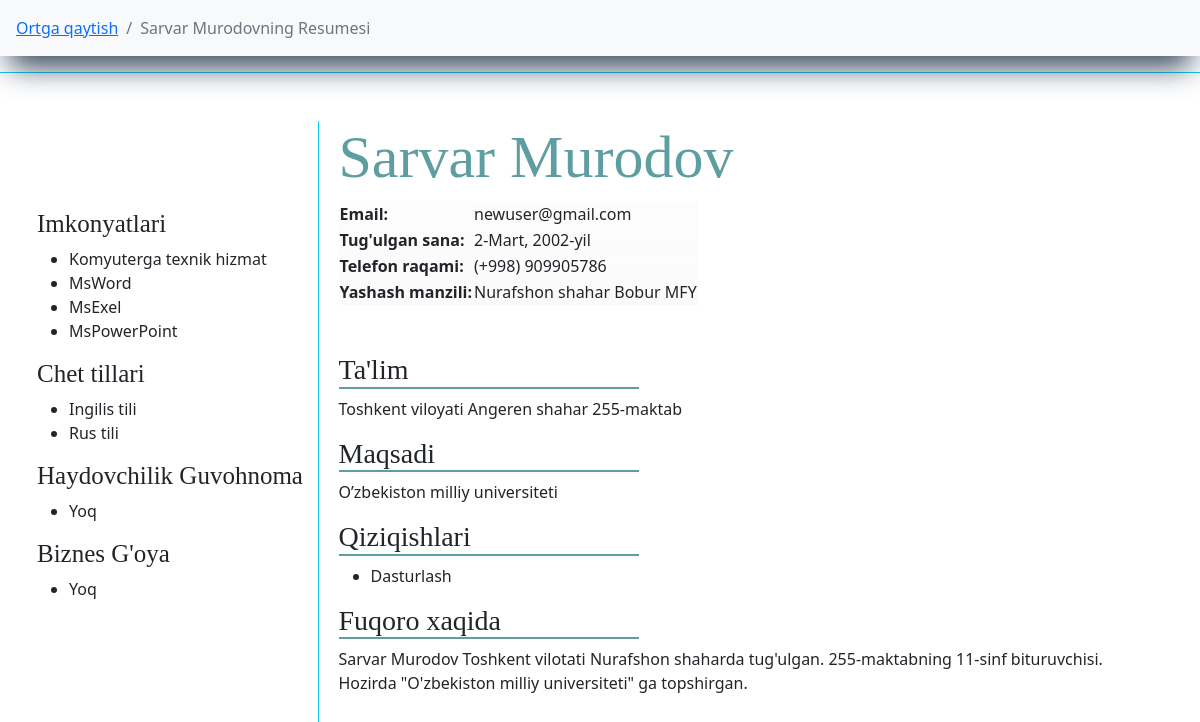
/bitiruvchilar/tuman/maktab/bitiruvchi/2/ (signed in), run on the app's committed database.
### main/models.py (models this page shows, shortened)
class Bitiruvchi(models.Model):
    f_name = models.CharField(max_length=l, verbose_name="F.I.Sh")
    t_sana = models.DateField(verbose_name="Tug'ulgan sana")
    phone = models.CharField(max_length=9, verbose_name="(+998) ")
    email = models.EmailField(max_length=l, verbose_name="E-Pochta", null=True)
    tuman = models.ForeignKey(TumanVaShahar, on_delete=models.CASCADE, verbose_name="Yashaydigan tuman(shahar)")
    mahalla = models.ForeignKey(Mahalla, on_delete=models.CASCADE, verbose_name="Mahalla Nomi")
    imkonyat = models.ManyToManyField(Imkonyat, related_name="abilty", verbose_name="Qoshimcha bilimi")
    qiziqish = models.ManyToManyField(Qiziqish, related_name="interest")
    chettili = models.ManyToManyField(ChetTili, related_name="f_lang")
    guvohnoma = models.CharField(verbose_name="Haydovchilik Guvohnomasi", max_length=l, choices=yesNo, default="Yoq")
    idea = models.CharField(verbose_name="Biznes g'oya", max_length=l, choices=yesNo, default="Yoq")
    jins = models.CharField(max_length=l, choices=jins, verbose_name="Jinsi", default="o'g'il bola")
    def __str__(self):
        return self.f_name

class AutoTime(models.Model):
    name = models.CharField(max_length=l, verbose_name="Nomi")
    add_time = models.DateTimeField(auto_now_add=True)
    def __str__(self):
        return self.name

class Imkonyat(AutoTime):
    def __str__(self):
        return super().__str__()

class AutoTime(models.Model):
    name = models.CharField(max_length=l, verbose_name="Nomi")
    add_time = models.DateTimeField(auto_now_add=True)
    def __str__(self):
        return self.name

class ChetTili(AutoTime):
    def __str__(self):
        return super().__str__()

class TumanVaShahar(AutoTime):
    status = models.CharField(max_length=l, choices=t_sh, default="shaxar")
    def __str__(self):
        return f"{super().name} {self.status}"

class MaktabBitiruvchisi(Bitiruvchi):
    maktab = models.ForeignKey(Maktab, on_delete=models.CASCADE, verbose_name="Bitirayotgan maktab")
    sinf = models.CharField(max_length=l, choices=sinf, default='9-sinf', verbose_name="Sinf")
    univer_sity = models.CharField(max_length=l, verbose_name="Topshirmoqchi bo'lgan universitet", null=True, blank=True)
    def __str__(self):
        return super().__str__()

class Maktab(AutoTime):
    tuman = models.ForeignKey(TumanVaShahar, on_delete=models.CASCADE, verbose_name="Qaysi tuman")
    status = models.CharField(max_length=l, default="maktab", null=True)
    def __str__(self):
        return f"{super().name}-{self.status}"

class Qiziqish(AutoTime):
    def __str__(self):
        return super().__str__()

### main/views.py (the view)
# urls.py: path("tuman/maktab/bitiruvchi/<pk>/", ResumeMaktab, name="RM"),
def ResumeMaktab(request, pk):
    maktab_b = MaktabBitiruvchisi.objects.get(pk=pk)
    return render(request, 'cv/resume_maktab.html', {
        'object': maktab_b,
    })

### main/custom_context_processor.py (called while the page is built)
def data_avalible(request):
    all_tumanlar = TumanVaShahar.objects.all().order_by('name')
    context = {
        'all_tumanlar':all_tumanlar,
    }
    return context

### main/models.py (called while the page is built)
    def __str__(self):
        return f"{super().__str__()} MFY"

### templates/cv/resume_maktab.html (shortened to what this page needs)
{% extends "main.html" %}
{% block content %}
<nav aria-label="breadcrumb" class="sticky-top bg-light">
    <ol class="breadcrumb p-3">
      <li class="breadcrumb-item"><a href="{% url 'S' pk=object.maktab.pk %}">Ortga qaytish</a></li>
      <li class="breadcrumb-item active" aria-current="page">{{ object }}ning Resumesi</li>
    </ol>
</nav>
 <div class="row">
     <div class="col-xxl-5 m-auto p-5 border border-info">
         <div class="img-name">
             <div class="img border-end border-info pt-3">
                 <div class="imkonyat">
                        <h3>Imkonyatlari</h3>
                        <ul>
                            {% for i in object.imkonyat.all %}
                                <li>{{ i }}</li>
                            {% endfor %}
                        </ul>
                        <h3>Chet tillari</h3>
                        <ul>
                            {% for i in object.chettili.all %}
                                <li>{{ i }}</li>
                            {% endfor %}
                        </ul>
                        <h3>Haydovchilik Guvohnoma</h3>
                        <ul>
                            <li>{{ object.guvohnoma }}</li>
                        </ul>
                        <h3>Biznes G'oya</h3>
                        <ul>
                            <li>{{ object.idea }}</li>
                        </ul>
                 </div>
             </div>
             <div class="name">
                 <div class="user-name">
                     <h1 class="ism">{{ object.f_name }}</h1>
                 </div>
                 <div class="data">
                     <table>
                         <tr>
                             <th>Email: </th>
                             <td>{{ object.email }}</td>
                         </tr>
                         <tr>
                             <th>Tug'ulgan sana: </th>
                             <td>{{ object.t_sana }}</td>
                         </tr>
                         <tr>
                             <th>Telefon raqami:</th>
                             <td>(+998) {{ object.phone }}</td>
                         </tr>
                         <tr>
                             <th>Yashash manzili: </th>
                             <td>{{ object.tuman }} {{ object.mahalla }}</td>
                         </tr>
                     </table>
                     <div class="info-data">
                         <h3 class="">
                             Ta'lim
                         </h3>
                         <p>
                            Toshkent viloyati {{ object.maktab.tuman }} {{ object.maktab }}
                         </p>
                         <h3>Maqsadi</h3>
                         <p>
                            O’zbekiston milliy universiteti
                         </p>
                         <h3>Qiziqishlari</h3>
                         <ul>
                            {% for i in object.qiziqish.all %}
                                <li>{{ i }}</li>
                            {% endfor %}
                         </ul>
                         <h3>Fuqoro xaqida</h3>
                         <p>
                            {{ object.f_name }} Toshkent vilotati {{ object.tuman }}da tug'ulgan.
                            {{ object.maktab }}ning {{ object.sinf }} bituruvchisi. Hozirda "O'zbekiston milliy universiteti" ga topshirgan.
                         </p>
                     </div>
                 </div>
             </div>
         </div>
     </div>
 </div>
{% endblock %}

### static/css/style.css (style rules this page uses)
body { overflow-x: hidden; }
nav { box-shadow: rgb(38, 57, 77) 0px 20px 30px -10px; }
a { text-decoration: none; }
.img-name { width: 100%; display: inline-flex; justify-content: space-between; }
.img { width: 25%; height: 80vh; }
.name { width: 75%; padding-left: 20px; }
.ism { font-size: 60px; color: cadetblue; font-family: fantasy; }
.info-data h3 { width: 300px; font-family: serif; border-bottom: 2px solid cadetblue; }
.imkonyat h3 { font-size: 25px; font-family: serif; }

### data on the page
Bitiruvchi: f_name "Sarvar Murodov", guvohnoma "Yoq", idea "Yoq", email "newuser@gmail.com", t_sana "2-Mart, 2002-yil", phone "909905786", tuman "Nurafshon shahar", mahalla "Bobur MFY"
Imkonyat: name "Komyuterga texnik hizmat"
Imkonyat: name "MsWord"
Imkonyat: name "MsExel"
Imkonyat: name "MsPowerPoint"
ChetTili: name "Ingilis tili"
ChetTili: name "Rus tili"
MaktabBitiruvchisi: maktab.tuman "Angeren shahar", maktab "255-maktab", sinf "11-sinf"
Qiziqish: name "Dasturlash"
